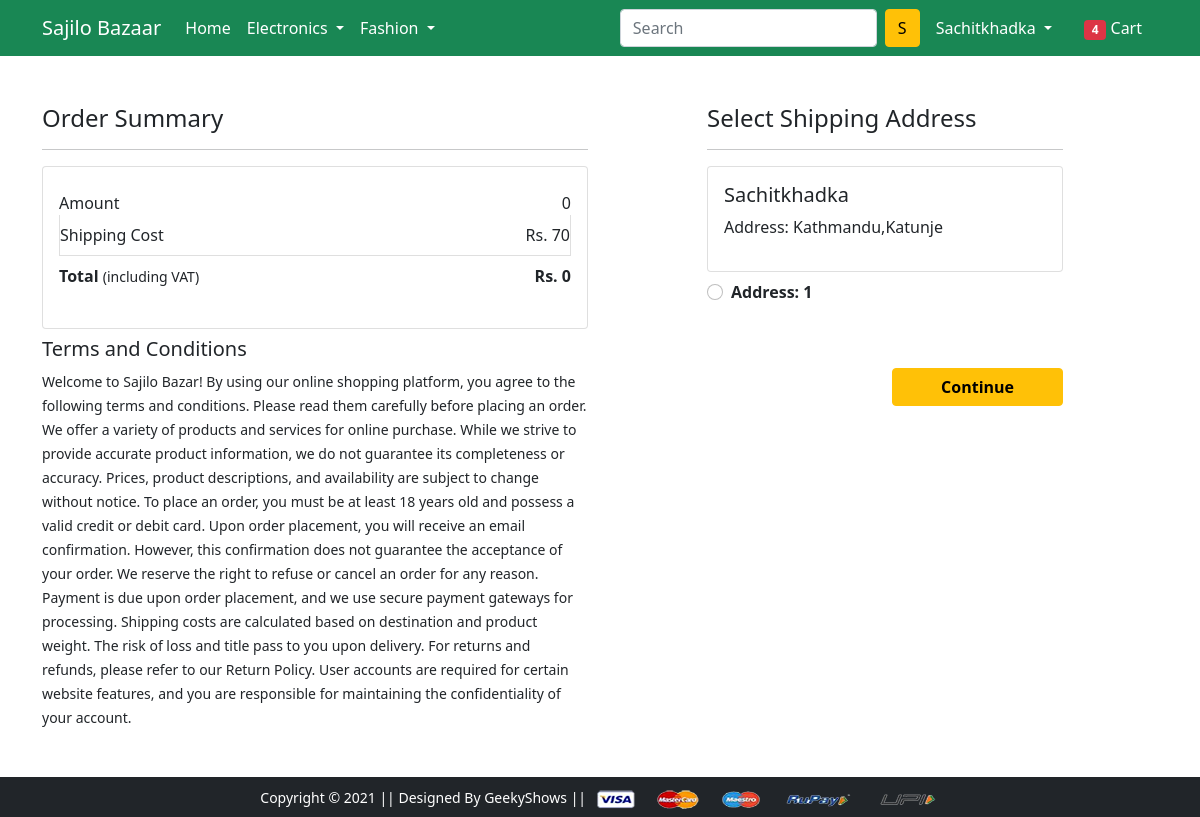
/checkout/ (signed in), run on an earlier commit of the app's database.
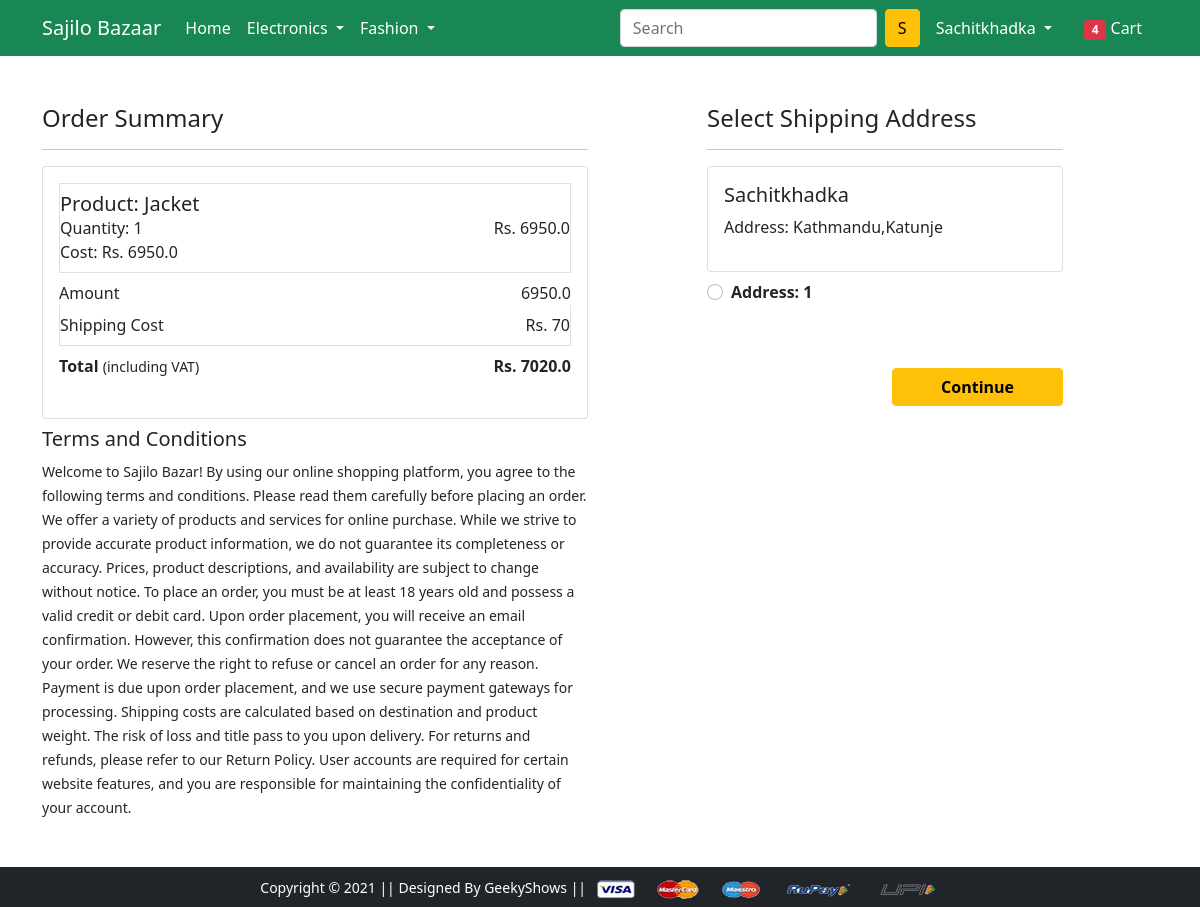
And on a later commit of the database.
### app/models.py (models this page shows, shortened)
class Customer(models.Model):
    user=models.ForeignKey(User,on_delete=models.CASCADE)
    name=models.CharField(max_length=100)
    locality=models.CharField(max_length=200)
    city=models.CharField(max_length=100)
    zipcode=models.IntegerField()
    district=models.CharField(choices=District_Choices,max_length=100)

class Cart(models.Model):
    user=models.ForeignKey(User,on_delete=models.CASCADE)
    product=models.ForeignKey(Product,on_delete=models.CASCADE)
    quantity=models.PositiveIntegerField(default=1)
    @property
    def total_cost(self):
        return str(self.quantity*self.product.discounted_price)

class Product(models.Model):
    title=models.CharField(max_length=100)
    selling_price=models.FloatField()
    discounted_price=models.FloatField()
    description=models.TextField()
    brand=models.CharField(max_length=100)
    category=models.CharField(choices=Category_Choices,max_length=100)
    product_image=models.ImageField(upload_to='productimg')

### app/views.py (the view)
# urls.py: path('checkout/',views.checkout,name='checkout'),
@login_required
def checkout(request):
 user=request.user
 customers=Customer.objects.filter(user=user)
 carts=Cart.objects.filter(user=user)
 amount=0
 total_amount=0
 shipping_amount=70
 cart_list=[p for p in Cart.objects.all() if p.user==user]
 for items in cart_list:
  amt=items.quantity*items.product.discounted_price
  amount+=amt
  total_amount=amount+shipping_amount
 return render(request, 'app/checkout.html',{
  'amount':amount,
  'total_amount':total_amount,
  'customers':customers,
  'carts':carts,
  'shipping_amount':shipping_amount,
 })

### app/templates/app/checkout.html (shortened to what this page needs)
{% extends 'app/base.html' %}
{% load static %}
{% block main-content %}
<div class="container">
 <div class="row mt-5">
  <div class="col-sm-6">
    <h4>Order Summary</h4>
    <hr>
    <div class="card mb-2">
      <div class="card-body">
        {% for cart in carts %}
        <li class="list-group-item d-flex justify-content-between align-items-center px-0">
          <div>
              <h5 class="mb-0">Product: {{cart.product.title}}</h5>
              <p class="mb-0">Quantity: {{cart.quantity}}</p>
              <p class="mb-0">Cost: Rs. {{cart.total_cost}}</p>
          </div>
          <span>Rs. {{cart.product.discounted_price}}</span>
        </li>
        {% endfor %}
        <ul class="list-group">
          <li class="list-group-item d-flex justify-content-between align-items-center border-0 px-0 pb-0">Amount<span id="amount">{{amount}}</span></li>
          <li class="list-group-item d-flex justify-content-between align-items-center px-0">Shipping Cost<span>Rs. {{shipping_amount}}</span></li>
          <li class="list-group-item d-flex justify-content-between align-items-center border-0 px-0 mb-3">
              <div>
                  <strong>Total</strong> <small>(including VAT)</small>
              </div>
              <span><strong id="total_amount">Rs. {{total_amount}}</strong></span>
          </li>
        </ul>
      </div>
    </div>
    <small>
      <h5>Terms and Conditions</h5>
      Welcome to Sajilo Bazar! By using our online shopping platform, you agree to the following terms and conditions. Please read them carefully before placing an order.
      We offer a variety of products and services for online purchase. While we strive to provide accurate product information, we do not guarantee its completeness or accuracy. Prices, product descriptions, and availability are subject to change without notice.
      To place an order, you must be at least 18 years old and possess a valid credit or debit card. Upon order placement, you will receive an email confirmation. However, this confirmation does not guarantee the acceptance of your order. We reserve the right to refuse or cancel an order for any reason.
      Payment is due upon order placement, and we use secure payment gateways for processing. Shipping costs are calculated based on destination and product weight. The risk of loss and title pass to you upon delivery.
      For returns and refunds, please refer to our Return Policy. User accounts are required for certain website features, and you are responsible for maintaining the confidentiality of your account.</small>
  </div>
  <div class="col-sm-4 offset-sm-1">
    <h4>Select Shipping Address</h4>
    <form action="/paymentdone" class="d-inline">
      <hr>
      {% for customer in customers %}
          <div class="card">
            <div class="card-body">
              <h5 class="text-capitalize">{{customer.user}}</h5>
              <p>Address: {{customer.city}},{{customer.locality}}</p>
            </div>
          </div>
          <div class="form-check mt-2 mb-5">
            <input class="form-check-input" name="customer_id" id="customer_id" type="radio" value="{{customer.id}}">
            <label class="form-check-label fw-bold" for="">
              Address: 1 </label>
          </div>
          <div class="text-end">
            <button type="submit" class="btn btn-warning mt-3 px-5 fw-bold">Continue</button>
          </div>
      {% endfor %}
    </form>
  </div>
 </div>
</div>
{% endblock main-content %}

What changed in the data, as far as the page shows it:
added Cart: product "Jacket", quantity "1", total_cost "6950.0", product.discounted_price "6950.0"
Also different on the page:
{{ amount }}: "0" → "6950.0"
{{ total_amount }}: "0" → "7020.0"
